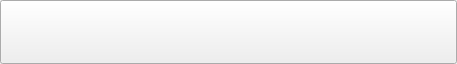
<?xml version="1.0" encoding="UTF-8"?>
<ui version="4.0">
 <class>PLSAddSourceItem</class>
 <widget class="QPushButton" name="PLSAddSourceItem">
  <property name="geometry">
   <rect>
    <x>0</x>
    <y>0</y>
    <width>457</width>
    <height>64</height>
   </rect>
  </property>
  <property name="sizePolicy">
   <sizepolicy hsizetype="Minimum" vsizetype="Preferred">
    <horstretch>0</horstretch>
    <verstretch>0</verstretch>
   </sizepolicy>
  </property>
  <property name="windowTitle">
   <string>Frame</string>
  </property>
  <property name="checkable">
   <bool>true</bool>
  </property>
  <property name="autoExclusive">
   <bool>true</bool>
  </property>
  <layout class="QHBoxLayout" name="horizontalLayout" stretch="0,1">
   <property name="spacing">
    <number>0</number>
   </property>
   <property name="leftMargin">
    <number>8</number>
   </property>
   <property name="topMargin">
    <number>0</number>
   </property>
   <property name="rightMargin">
    <number>0</number>
   </property>
   <property name="bottomMargin">
    <number>0</number>
   </property>
   <item alignment="Qt::AlignHCenter|Qt::AlignTop">
    <widget class="QLabel" name="label_icon">
     <property name="text">
      <string/>
     </property>
    </widget>
   </item>
   <item>
    <layout class="QHBoxLayout" name="horizontalLayout_2" stretch="0,1">
     <property name="spacing">
      <number>0</number>
     </property>
     <property name="sizeConstraint">
      <enum>QLayout::SetNoConstraint</enum>
     </property>
     <item>
      <widget class="QLabel" name="label_text">
       <property name="sizePolicy">
        <sizepolicy hsizetype="Preferred" vsizetype="Preferred">
         <horstretch>0</horstretch>
         <verstretch>0</verstretch>
        </sizepolicy>
       </property>
       <property name="minimumSize">
        <size>
         <width>0</width>
         <height>0</height>
        </size>
       </property>
       <property name="text">
        <string/>
       </property>
       <property name="wordWrap">
        <bool>true</bool>
       </property>
      </widget>
     </item>
     <item alignment="Qt::AlignLeft">
      <widget class="QLabel" name="label_status">
       <property name="text">
        <string/>
       </property>
      </widget>
     </item>
    </layout>
   </item>
  </layout>
 </widget>
 <resources/>
 <connections/>
</ui>
